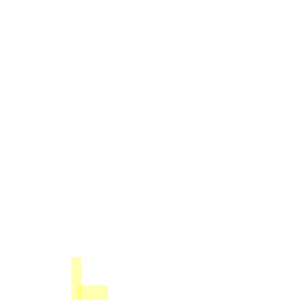
Frame 1 (no input)
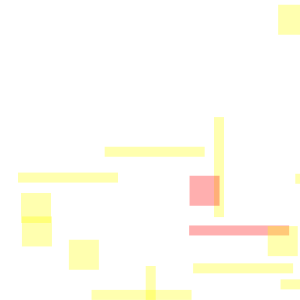
Frame 60 (the mouse pressed at the canvas centre just before this capture)
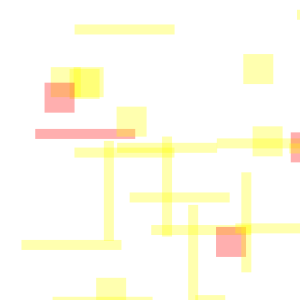
Frame 120 (the mouse held since frame 60 and released just before this capture)

The Processing sketch that drew these frames (run headless with seeded random() and noise(); from frame 60 on, the mouse is pressed at the canvas centre):

// Processing sketch: processing_36647
// ── processing_36647.pde

void setup() {
  size (300, 300);
  background(255);
  noStroke();
  frameRate(6);
}

float count = 500;
float rndColor;

void draw() {

  if (count > 0) {  //yellow colored shapes
    rndColor = random(100);
    if (rndColor >20) {
      fill (255, 255, 0, 80);
    }
    else {  //red colored squares shapes
      fill (255, 0, 0, 80);
    }
    if (count % 2 == 0) {  //squares
      rect (random(width), random(height), 30, 30);
    } 
    else {  //horizontal rectangles
      rect (random(width), random(height), 100, 10);
    }
    if (count % 5 == 0){  //vertical rectangles
      rect (random(width), random(height), 10, 100);
    }
    if (count % 50 == 4){
      background (255);
    }
    count--;
  }
}
